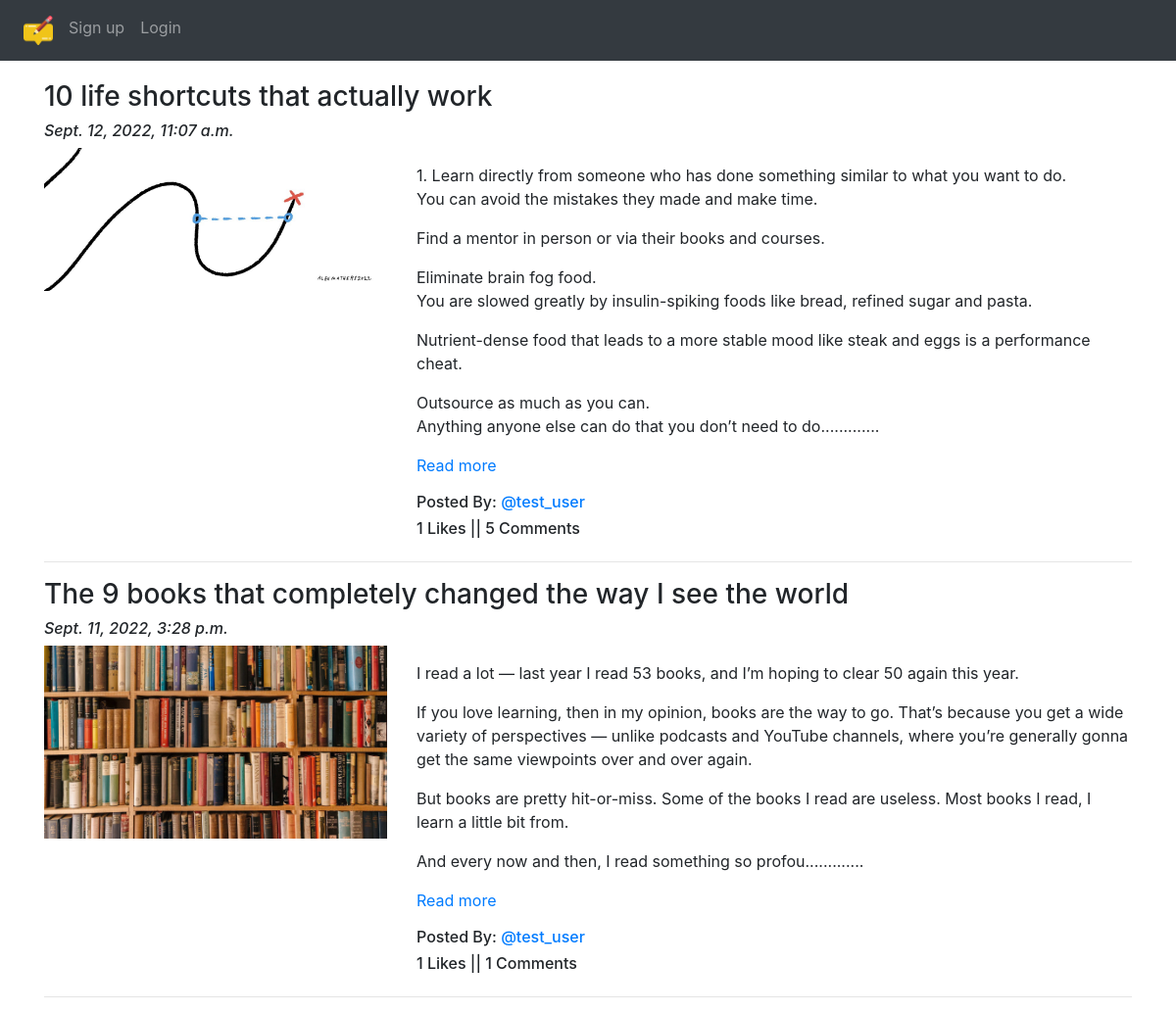
/blog/, run on an earlier commit of the app's database.
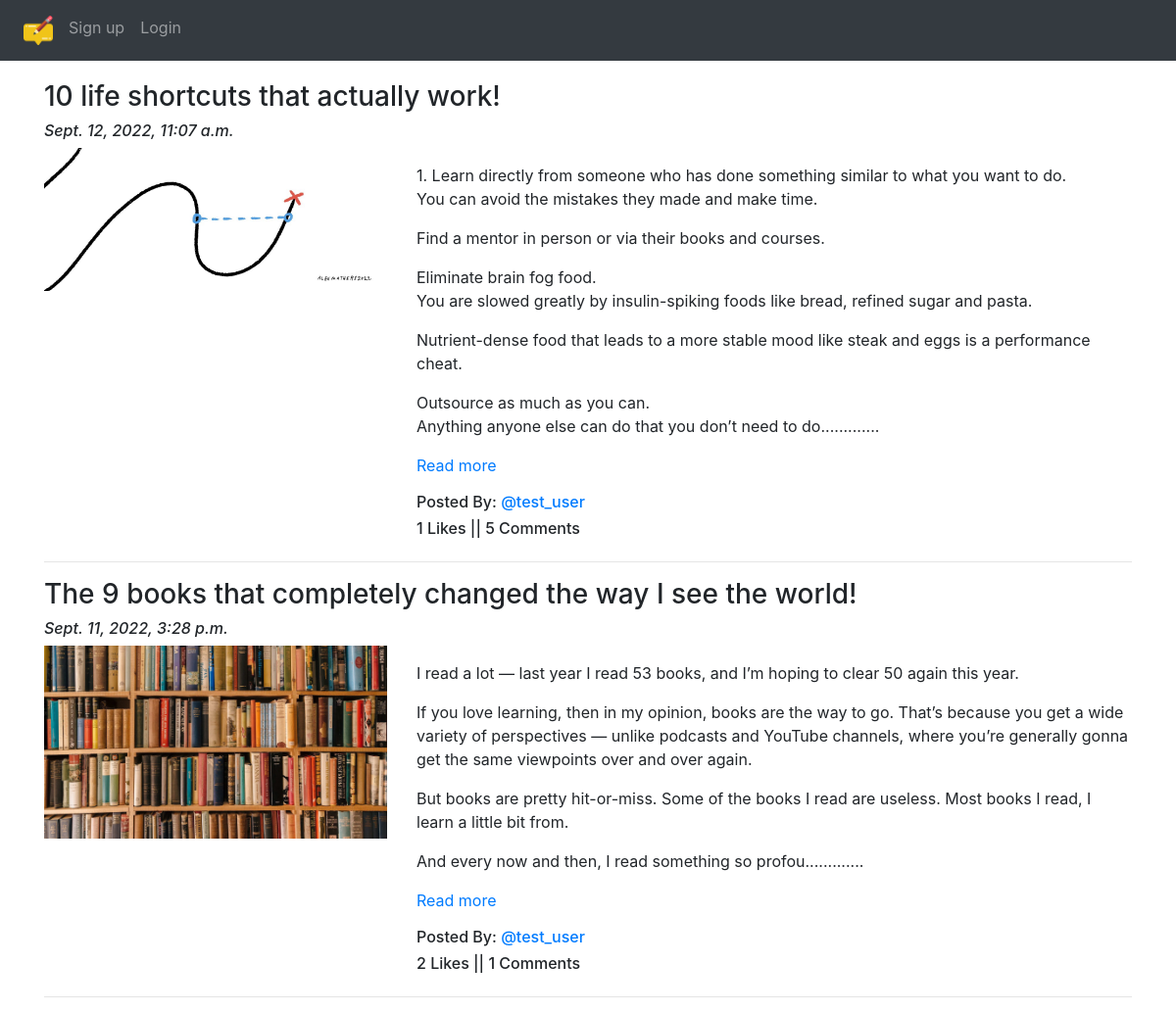
And on a later commit of the database.
### App_Blog/models.py (models this page shows, shortened)
class Blog(models.Model):
    author = models.ForeignKey(
        User, on_delete=models.CASCADE, related_name='post_author')
    blog_title = models.CharField(max_length=254, verbose_name="Put a Title")
    slug = models.SlugField(max_length=264, unique=True)
    blog_content = models.TextField(verbose_name="What is on your mind?")
    blog_image = models.ImageField(
        upload_to='blog_images', verbose_name="Image")
    publish_date = models.DateTimeField(auto_now_add=True)
    update_date = models.DateTimeField(auto_now=True)
    class Meta:
        ordering = ('-publish_date',)

### App_Blog/views.py (the view)
# urls.py: path('', views.BlogList.as_view(), name='blog_list'),
class BlogList(ListView):
    context_object_name = 'blogs'
    model = Blog
    template_name = 'App_Blog/blog_list.html'

### App_Blog/templatetags/custom_filters.py (called while the page is built)
def range_filter(value):
    return value[0:500] + "............."

### templates/App_Blog/blog_list.html (shortened to what this page needs)
{% extends 'base.html' %}
{% load custom_filters %}
{% block body_block %}
{% for blog in blogs %}
<h3>{{ blog.blog_title }}</h3>
<h6><i>{{ blog.publish_date }}</i></h6>
<div class="row">
    <div class="col-sm-4">
        <img src="/media/{{blog.blog_image}}" alt="{{blog.blog_title}}" title="{{blog.blog_title}}" width="100%">
    </div>
    <div class="col-sm-8">
        <p>{{blog.blog_content|range_filter|linebreaks}}
            <a href="{% url 'App_Blog:blog_details' slug=blog.slug %}">Read more</a>
        </p>
        <h6>Posted By: <a href="#">@{{blog.author}}</a></h6>
        <h6>{{blog.liked_blog.count}} Likes || {{blog.blog_comment.count}} Comments</h6>
    </div>
</div>
<hr>
{% endfor %}
{% endblock %}

### templates/base.html (shortened to what this page needs)
<!doctype html>
<html lang="en">
  <head>
    <link rel="stylesheet" href="https://cdn.jsdelivr.net/npm/bootstrap@4.6.2/dist/css/bootstrap.min.css">
  </head>
  <body>
    <nav class="navbar navbar-expand-sm bg-dark navbar-dark">
      <ul class="navbar-nav">
            <li class="nav-item active">
              <a class="nav-link" href="{% url 'index' %}"><img src="/media/logo.png" width="30px"></a>
            </li>
            {% if user.is_authenticated %}
              <div class="nav-item dropdown">
                  <a class="nav-link dropdown-toggle" href="#" id="navbardrop" data-toggle="dropdown">
                    @{{ user.username }}
                  </a>
                  <div class="dropdown-menu">
                    <a class="dropdown-item" href="{% url 'App_Blog:create_blog' %}">Write Blog</a>
                    <a class="dropdown-item" href="{% url 'App_Blog:my_blogs' %}">My Blogs</a>
                    <a class="dropdown-item" href="{% url 'App_Login:profile' %}">Your Profile</a>
                    <hr>
                    <a class="dropdown-item" href="{% url 'App_Login:logout' %}">Logout</a>
                  </div>
              </div>
            {% else %}
              <li class="nav-item">
                <a class="nav-link" href="{% url 'App_Login:signup' %}">Sign up</a>
              </li>
              <li class="nav-item">
                <a class="nav-link" href="{% url 'App_Login:login' %}">Login</a>
              </li>
            {% endif %}
      </ul>
    </nav>
    <div class="container" style="padding-top:20px">
      {% block body_block %}
      {% endblock %}
    </div>
  </body>
</html>

What changed in the data, as far as the page shows it:
changed Blog: blog_title "10 life shortcuts that actually work" → "10 life shortcuts that actually work!"
changed Blog id 1: blog_title "The 9 books that completely changed the way I see the world" → "The 9 books that completely changed the way I see the world!"; liked_blog.count "1" → "2"
